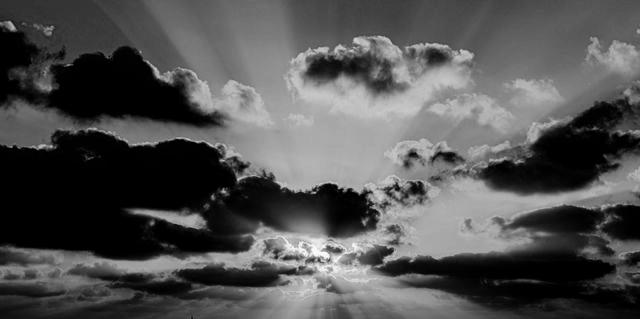
#> input picture pull_sun_from_image/edited_images/edited_sun1.jpg, 640 x 319 px
$ python extract_sun_with_segmentation.py ../edited_images/edited_sun1.jpg
#> lines starting #> are read from the running program, lines starting #| are printed output that depends on the picture
import sys
from PIL import Image, ImageDraw
import math
import os
import cv2
import numpy as np

def extract_white_and_darker_pixels(input_image):
#> called with input_image = '../edited_images/edited_sun1.jpg'
    with Image.open(input_image) as im:
        # Ensure input image is RGB
#> im is the input picture: PIL image 640x319 RGB; min 0, max 255, mean 81.8
        if im.mode != "RGB":
            print("Error: Input image must be RGB.")
            sys.exit(1)

        # Create a new image with the same size and mode as input image
        white_image = Image.new("RGB", im.size)
#> white_image: PIL image 640x319 RGB; every value is 0

        white_points = []  # List to store coordinates of white pixels

        # Loop through each pixel
        for x in range(im.width):
            for y in range(im.height):
                # Get pixel color
                pixel = im.getpixel((x, y))
                # Check if pixel is white or the next three darker shades
                for i in range(235, 255):
                    if pixel[0] >= i and pixel[1] >= i and pixel[2] >= i:
                        # Set pixel to white in output image
                        white_image.putpixel((x, y), pixel)
                        # Store coordinates of white pixel
                        white_points.append((x, y))
                        break
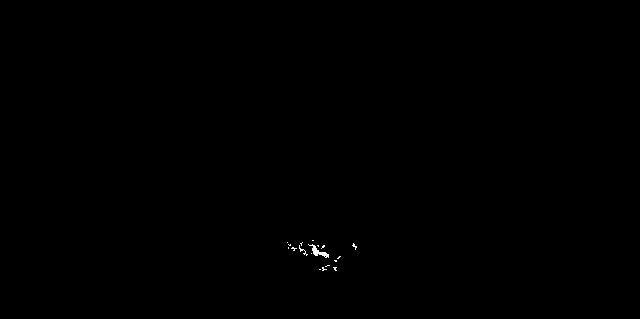
#> white_image: PIL image 640x319 RGB; min 0, max 255, mean 0.2
#> after the loop, white_points = 207 pairs, first value 287 to 356, second value 240 to 270


        file_name = os.path.basename(input_image)
        base_name = os.path.splitext(file_name)[0]
        # Create the directory if it doesn't exist
        directory = "sun_pulled_images"
        if not os.path.exists(directory):
            os.makedirs(directory)

        # Save the image to the directory
        output_image = f"{directory}/{base_name}_extracted.jpg"

        # Save the output image
        white_image.save(output_image)
        print(f"White pixels and the next three darker shades extracted and saved to {output_image}")

        # Find the densest area of white points by segmenting the image
        if white_points:
            # Segment the image into smaller segments
            height = white_image.height
#> height = 319
            width = white_image.width
#> width = 640
            exponent = len(str(max(white_image.width, white_image.height)))
#> exponent = 3
            exponent -= 2
#> exponent = 1
            segment_size = math.floor(width / height * math.pow(10, exponent) ) # Adjust segment size as needed
#> segment_size = 20
            # segment_size = 100
            print(segment_size)
#| 20
            print(white_image.width, white_image.height)
#| 640 319
            print(exponent)
#| 1
            segments = {}
            for point in white_points:
                segment_x = point[0] // segment_size
                segment_y = point[1] // segment_size
                segment = (segment_x, segment_y)
                if segment not in segments:
                    segments[segment] = 0
                segments[segment] += 1
#> this loop made 207 passes
#> (point, segment_x, segment_y) on passes 1 to 3: ((287, 242), 14, 12), ((288, 244), 14, 12), ((288, 247), 14, 12)
#> after the loop, segments = {(14, 12): 22, (15, 12): 89, (15, 13): 1, (16, 12): 49, (16, 13): 31, (17, 12): 15}

            # Find the segment with the highest density of white points
            max_density_segment = max(segments, key=segments.get)
#> max_density_segment = (15, 12)

            # Calculate the center of the densest segment
            center_x = (max_density_segment[0] * segment_size) + (segment_size // 2)
#> center_x = 310
            center_y = (max_density_segment[1] * segment_size) + (segment_size // 2)
#> center_y = 250

            # [31 lines of commented-out code are left out]
            red_point_image = white_image.copy()
            draw = ImageDraw.Draw(red_point_image)
            radius = segment_size = math.floor(width / height * (math.pow(10, exponent) / 7) )  # Adjust the radius to control the size of the red point
#> radius = 2; segment_size = 2
            draw.ellipse([(center_x - radius, center_y - radius),
                            (center_x + radius, center_y + radius)],
                            fill=(255, 0, 0))
            del draw
            red_point_image.save(output_image)
            print(f"Red point added at the center of densest area of white points.")

            background = Image.open(input_image).convert("RGBA")
            overlay = Image.open(output_image).convert("RGBA")

            new_img = Image.blend(background, overlay, 0.5)
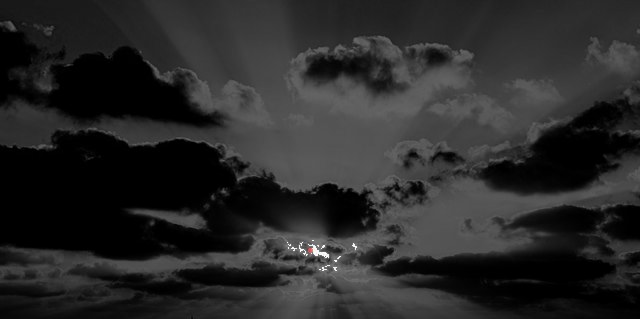
#> new_img: PIL image 640x319 RGBA; mean R, G, B, A 40.8, 40.8, 40.8, 255
            file_name = os.path.basename(input_image)
            base_name = os.path.splitext(file_name)[0]
            # Create the directory if it doesn't exist
            directory = "overlayed_images"
            if not os.path.exists(directory):
                os.makedirs(directory)

            # Save the image to the directory
            new_img.save(f"{directory}/{base_name}_overlay.png", "PNG")


if __name__ == "__main__":
    if len(sys.argv) != 2:
        print("Usage: python script.py <input_image>")
        sys.exit(1)

    input_image = sys.argv[1]


    extract_white_and_darker_pixels(input_image)
